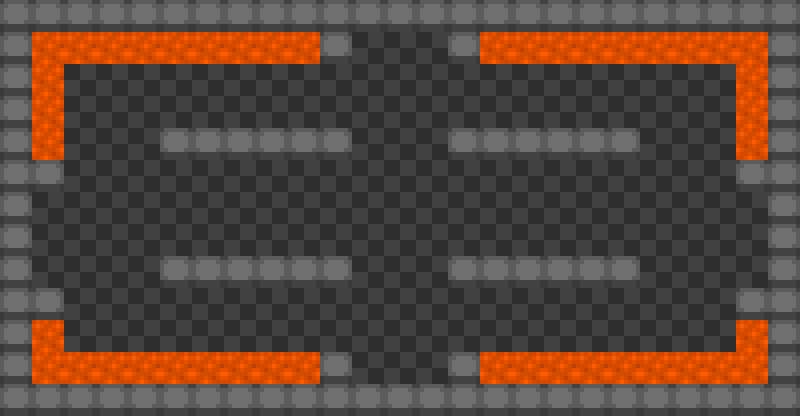

Rendered tile map (Tiled .tmx) drawn with the repository's tilesets; below, a short description and the map source with its tile grids summarised:
An orthogonal 25x13 tile map with 32x32 px tiles, 5 tile layers (collision, spawner, floor, Walls, ...), 3 tilesets.

<map version="1.0" orientation="orthogonal" width="25" height="13" tilewidth="32" tileheight="32">
 <tileset firstgid="1" name="collision" tilewidth="32" tileheight="32">
  <image source="collision.png" width="32" height="32" />
  <tile id="0">
   <properties>
    <property name="blocked" value="true" />
   </properties>
  </tile>
 </tileset>
 <tileset firstgid="2" name="hifi_map" tilewidth="32" tileheight="32">
  <image source="hifi_map.png" width="512" height="512" />
 </tileset>
 <tileset firstgid="258" name="hifi_char" tilewidth="32" tileheight="32">
  <image source="hifi_char.png" width="512" height="992" />
  <tile id="241">
   <properties>
    <property name="monster" value="wyvern" />
   </properties>
  </tile>
 </tileset>
 <layer name="collision" width="25" height="13">
  <data>[325 cells, 313 non-empty, 2 distinct tile ids]</data>
 </layer>
 <layer name="spawner" width="25" height="13">
  <data>[325 cells, 2 non-empty, 1 distinct tile ids]</data>
 </layer>
 <layer name="floor" width="25" height="13">
  <data>[325 cells, 276 non-empty, 1 distinct tile ids]</data>
 </layer>
 <layer name="Walls" width="25" height="13">
  <data>[325 cells, 160 non-empty, 3 distinct tile ids]</data>
 </layer>
 <layer name="Objects" width="25" height="13">
  <data>[325 cells, 0 non-empty, 0 distinct tile ids]</data>
 </layer>
</map>
